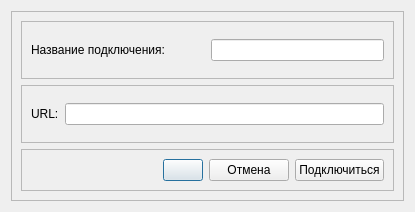
<?xml version="1.0" encoding="UTF-8"?>
<ui version="4.0">
 <class>MapServiceConnectionForm</class>
 <widget class="QDialog" name="MapServiceConnectionForm">
  <property name="geometry">
   <rect>
    <x>0</x>
    <y>0</y>
    <width>415</width>
    <height>212</height>
   </rect>
  </property>
  <property name="windowTitle">
   <string>Dialog</string>
  </property>
  <layout class="QVBoxLayout" name="verticalLayout">
   <item>
    <widget class="QFrame" name="frame">
     <property name="frameShape">
      <enum>QFrame::StyledPanel</enum>
     </property>
     <property name="frameShadow">
      <enum>QFrame::Raised</enum>
     </property>
     <layout class="QVBoxLayout" name="verticalLayout_2">
      <item>
       <widget class="QFrame" name="frameConnectionName">
        <property name="frameShape">
         <enum>QFrame::StyledPanel</enum>
        </property>
        <property name="frameShadow">
         <enum>QFrame::Raised</enum>
        </property>
        <layout class="QHBoxLayout" name="horizontalLayout">
         <item>
          <widget class="QLabel" name="labelConnectionName">
           <property name="text">
            <string>Название подключения:</string>
           </property>
          </widget>
         </item>
         <item>
          <widget class="QLineEdit" name="lineEditConnectionName">
           <property name="sizePolicy">
            <sizepolicy hsizetype="Minimum" vsizetype="Fixed">
             <horstretch>0</horstretch>
             <verstretch>0</verstretch>
            </sizepolicy>
           </property>
          </widget>
         </item>
        </layout>
       </widget>
      </item>
      <item>
       <widget class="QFrame" name="frameURLstring">
        <property name="frameShape">
         <enum>QFrame::StyledPanel</enum>
        </property>
        <property name="frameShadow">
         <enum>QFrame::Raised</enum>
        </property>
        <layout class="QHBoxLayout" name="horizontalLayout_2">
         <item>
          <widget class="QLabel" name="labelURL">
           <property name="text">
            <string>URL:</string>
           </property>
          </widget>
         </item>
         <item>
          <widget class="QLineEdit" name="lineEditURL">
           <property name="sizePolicy">
            <sizepolicy hsizetype="Expanding" vsizetype="Fixed">
             <horstretch>0</horstretch>
             <verstretch>0</verstretch>
            </sizepolicy>
           </property>
          </widget>
         </item>
        </layout>
       </widget>
      </item>
      <item>
       <widget class="QFrame" name="frame_4">
        <property name="sizePolicy">
         <sizepolicy hsizetype="Preferred" vsizetype="Maximum">
          <horstretch>0</horstretch>
          <verstretch>0</verstretch>
         </sizepolicy>
        </property>
        <property name="frameShape">
         <enum>QFrame::StyledPanel</enum>
        </property>
        <property name="frameShadow">
         <enum>QFrame::Raised</enum>
        </property>
        <layout class="QHBoxLayout" name="horizontalLayout_3">
         <item>
          <spacer name="horizontalSpacer">
           <property name="orientation">
            <enum>Qt::Horizontal</enum>
           </property>
           <property name="sizeHint" stdset="0">
            <size>
             <width>40</width>
             <height>20</height>
            </size>
           </property>
          </spacer>
         </item>
         <item>
          <widget class="QPushButton" name="pushButtonValidate">
           <property name="text">
            <string/>
           </property>
           <property name="icon">
            <iconset resource="../icons.qrc">
             <normaloff>:/images/icons/dialogs/icon_validate_black.png</normaloff>:/images/icons/dialogs/icon_validate_black.png</iconset>
           </property>
           <property name="iconSize">
            <size>
             <width>20</width>
             <height>20</height>
            </size>
           </property>
          </widget>
         </item>
         <item>
          <widget class="QPushButton" name="pushButtonCancel">
           <property name="sizePolicy">
            <sizepolicy hsizetype="Preferred" vsizetype="Fixed">
             <horstretch>0</horstretch>
             <verstretch>0</verstretch>
            </sizepolicy>
           </property>
           <property name="text">
            <string>Отмена</string>
           </property>
           <property name="icon">
            <iconset resource="../icons.qrc">
             <normaloff>:/images/icons/common/remove_icon_black_with_border.png</normaloff>:/images/icons/common/remove_icon_black_with_border.png</iconset>
           </property>
          </widget>
         </item>
         <item>
          <widget class="QPushButton" name="pushButtonConnect">
           <property name="sizePolicy">
            <sizepolicy hsizetype="Preferred" vsizetype="Fixed">
             <horstretch>0</horstretch>
             <verstretch>0</verstretch>
            </sizepolicy>
           </property>
           <property name="text">
            <string>Подключиться</string>
           </property>
           <property name="icon">
            <iconset resource="../icons.qrc">
             <normaloff>:/images/icons/dialogs/icon_accept_black.png</normaloff>:/images/icons/dialogs/icon_accept_black.png</iconset>
           </property>
          </widget>
         </item>
        </layout>
       </widget>
      </item>
     </layout>
    </widget>
   </item>
  </layout>
 </widget>
 <resources>
  <include location="../icons.qrc"/>
 </resources>
 <connections/>
</ui>
